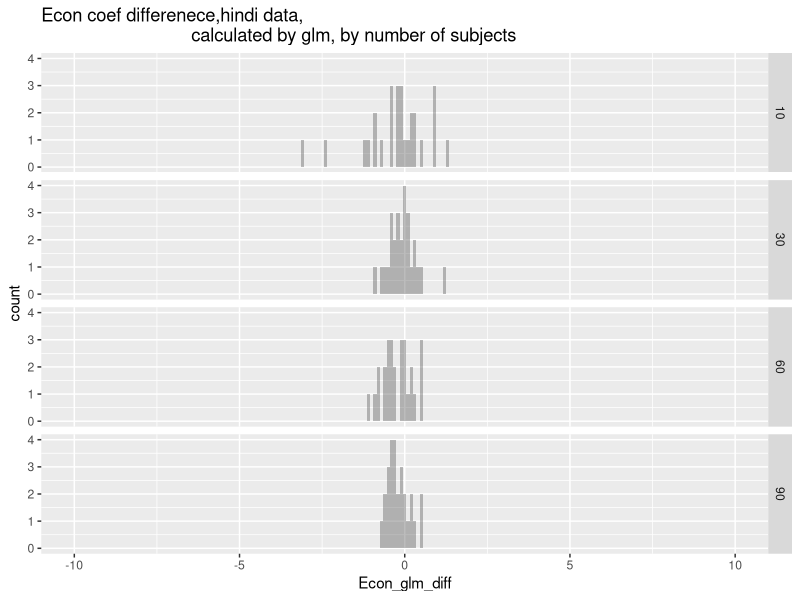
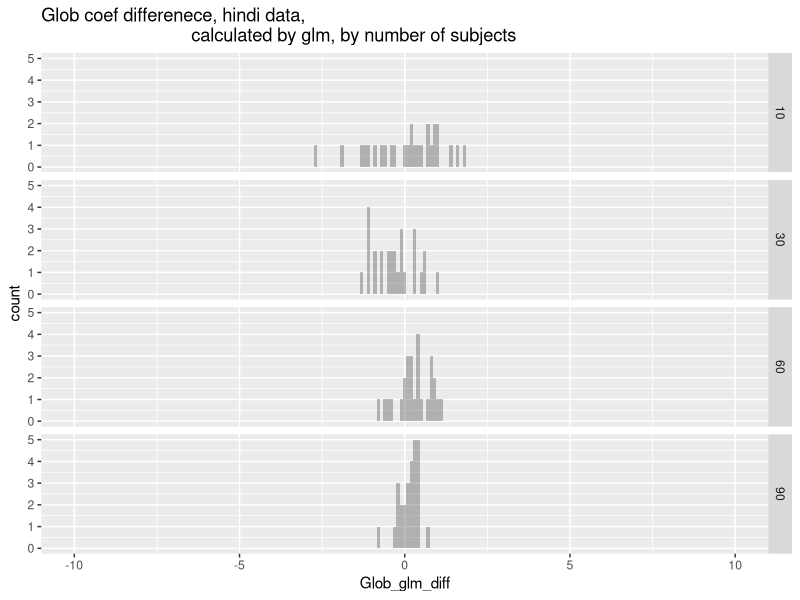
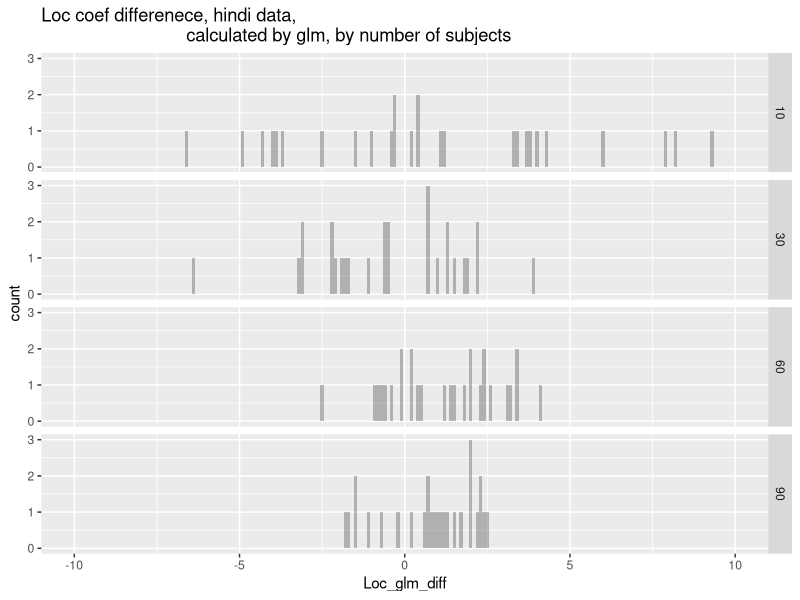

The R source for these figures, in order: (Note: this script raises an error after producing the figures.)



hindi_dinst1<-readr::read_csv("final_corr_master_hindi_dinst1.csv")
  hindi_dinst1$numsubjs<-30
hindi_dinst2<-readr::read_csv("final_corr_master_hindi_dinst2.csv")
  hindi_dinst2$numsubjs<-30
hindi_dinst3<-readr::read_csv("final_corr_master_hindi_dinst3.csv")
  hindi_dinst3$numsubjs<-60
hindi_dinst4<-readr::read_csv("final_corr_master_hindi_dinst4.csv")
  hindi_dinst4$numsubjs <- 90
hindi_dinst5<-readr::read_csv("final_corr_master_hindi_dinst5.csv")
  hindi_dinst5$numsubjs<- 10
#hindi_dinst6<-readr::read_csv("corr_master_hindi_dinst6.csv")
#  hindi_dinst6$numsubjs<- 1000

  #skipping 1 so that have equal numbers of each 
hindi_for_hists<-dplyr::bind_rows(hindi_dinst2,
                                  hindi_dinst3,
                                  hindi_dinst4,
                                  hindi_dinst5) 

                                  #hindi_dinst6)


Econ_hist <- ggplot2::ggplot(hindi_for_hists, ggplot2::aes(x = Econ_glm_diff)) +
             ggplot2::geom_histogram(binwidth = .1,
                                     position="identity",
                                     alpha = 0.4)+
             ggplot2::scale_x_continuous(limits = c(-10,10))+
             ggplot2::ggtitle("Econ coef differenece,hindi data,
                              calculated by glm, by number of subjects")+
             ggplot2::facet_grid(numsubjs ~ .)
Econ_hist


Glob_hist <- ggplot2::ggplot(hindi_for_hists, ggplot2::aes(x = Glob_glm_diff)) +
             ggplot2::geom_histogram(binwidth = .1,
                                     position="identity",
                                     alpha = 0.4)+
             ggplot2::scale_x_continuous(limits = c(-10,10))+
             ggplot2::ggtitle("Glob coef differenece, hindi data, 
                              calculated by glm, by number of subjects")+
             ggplot2::facet_grid(numsubjs ~ .)
Glob_hist

Loc_hist <- ggplot2::ggplot(hindi_for_hists, ggplot2::aes(x = Loc_glm_diff)) +
            ggplot2::geom_histogram(binwidth = .1,
                                    position="identity",
                                    alpha = 0.4)+
            ggplot2::scale_x_continuous(limits = c(-10,10))+
            ggplot2::ggtitle("Loc coef differenece, hindi data,
                             calculated by glm, by number of subjects")+
            ggplot2::facet_grid(numsubjs ~ .)
Loc_hist





fake_grid_dinst1<-readr::read_csv("corr_master_fake_grid_dinst1.csv")
    fake_grid_dinst1$numsubjs  <-30
fake_grid_dinst2<-readr::read_csv("corr_master_fake_grid_dinst2.csv")
    fake_grid_dinst2$numsubjs  <-60
fake_grid_dinst3<-readr::read_csv("corr_master_fake_grid_dinst3.csv")
    fake_grid_dinst3$numsubjs  <-90
fake_grid_dinst4<-readr::read_csv("corr_master_fake_grid_dinst4.csv")
    fake_grid_dinst4$numsubjs <- 10
fake_grid_dinst5<-readr::read_csv("corr_master_fake_grid_dinst5.csv")
    fake_grid_dinst5$numsubjs <- 1000

fake_grid_for_hists<-dplyr::bind_rows(fake_grid_dinst1,
                                      fake_grid_dinst2,
                                      fake_grid_dinst3,
                                      fake_grid_dinst4,
                                      fake_grid_dinst5)


Econ_hist <-ggplot2::ggplot(fake_grid_for_hists, aes(x = Econ_glm_diff)) +
            ggplot2::geom_histogram(binwidth = .1,position="identity", alpha = 0.4)+
            ggplot2::scale_x_continuous(limits = c(-10,10))+
            ggplot2::ggtitle("Econ coef differenece,fake grid data,calculated by glm, by number of subjects")+
            ggplot2::facet_grid(numsubjs ~ .)
Econ_hist

Glob_hist <-ggplot2::ggplot(fake_grid_for_hists, aes(x = Glob_glm_diff)) +
            ggplot2::geom_histogram(binwidth = .1,position="identity", alpha = 0.4)+
            ggplot2::scale_x_continuous(limits = c(-10,10))+
            ggplot2::ggtitle("Glob coef differenece, fake grid data, calculated by glm, by number of subjects")+
            ggplot2::facet_grid(numsubjs ~ .)
Glob_hist

Loc_hist <- ggplot2::ggplot(fake_grid_for_hists, ggplot2::aes(x = Loc_glm_diff)) +
            ggplot2::geom_histogram(binwidth = .1,position="identity", alpha = 0.4)+
            ggplot2::scale_x_continuous(limits = c(-10,10))+
            ggplot2::ggtitle("Loc coef differenece, fake grid data,calculated by glm, by number of subjects")+
            ggplot2::facet_grid(numsubjs ~ .)
Loc_hist


#inspect the loc scores- are they wonky? 

# if we take out loc, can we extract the coeffs better / with fewer subjects? 






